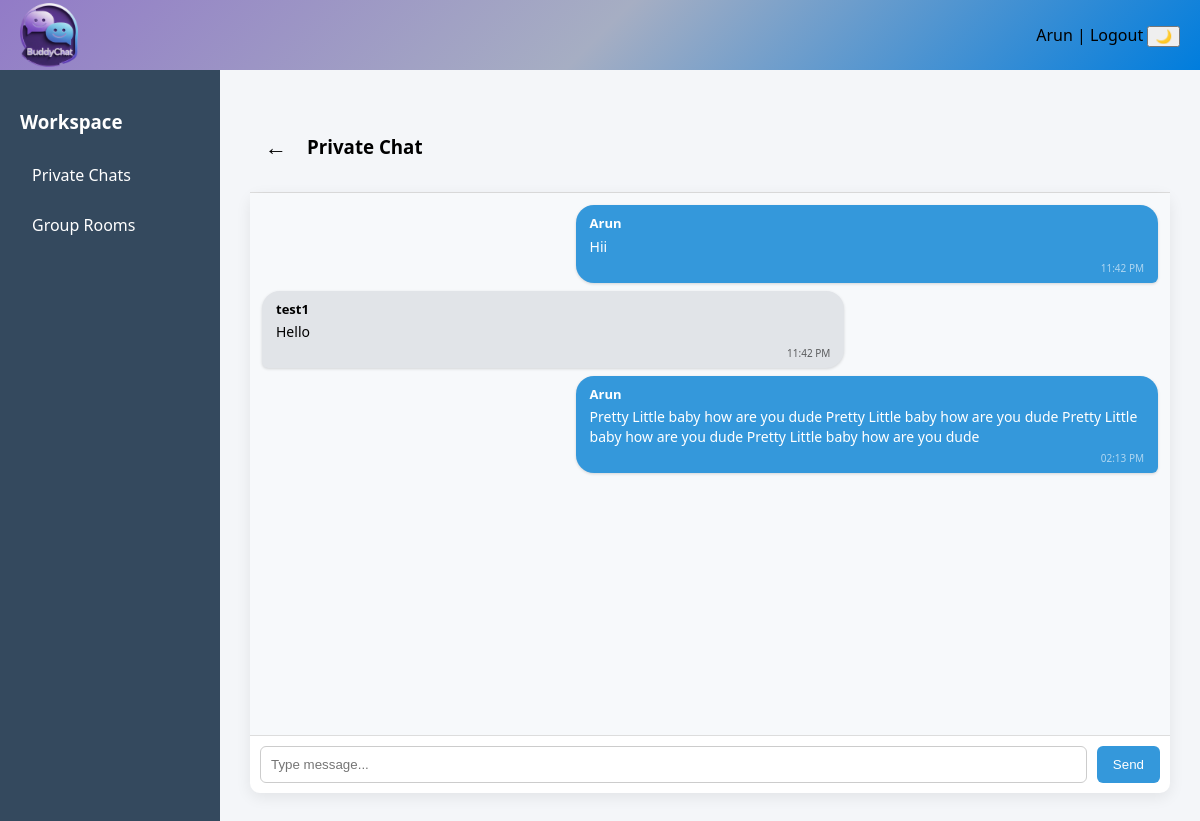
The page /chat/private_1_4/ (signed in) on the database its author committed.
### myapp/models.py (models this page shows, shortened)
class Message(models.Model):
    user = models.ForeignKey(User,on_delete=models.CASCADE)
    room = models.ForeignKey(Room,on_delete=models.CASCADE,related_name="messages")
    content = models.TextField()
    timestamp = models.DateTimeField(auto_now_add=True)

### myapp/views.py (the view)
# urls.py: path('chat/<str:room_name>/',views.room,name='chat_room'),
@login_required
def room(request, room_name):
    if room_name.startswith("private_"):
        try:
            _, id1, id2 = room_name.split("_")
            id1 = int(id1)
            id2 = int(id2)
            if request.user.id not in [id1, id2]:
                return HttpResponseForbidden("You are not allowed to access this private chat.")
        except:
            return HttpResponseForbidden("Invalid private room.")
    room = get_object_or_404(Room, name=room_name)
    messages = room.messages.order_by('timestamp')[:50]
    return render(
        request,
        'chat_room.html',
        {
            'room_name': room_name,
            'messages': messages
        }
    )

### myapp/templates/chat_room.html (shortened to what this page needs)
{% extends "base.html" %}
{% block content %}
<div class="chat-header">
    {% if room_name|slice:":8" == "private_" %}
        <a href="{% url 'user_list' %}" class="back-btn">←</a>
        <h3>Private Chat</h3>
    {% else %}
        <a href="{% url 'rooms' %}" class="back-btn">←</a>
        <h3>Group: {{ room_name }}</h3>
    {% endif %}
</div>
<div class="chat-container">
    <div id="chat-box" class="chat-box">
        {% for message in messages %}
        <div class="{% if message.user == request.user %}message sent{% else %}message received{% endif %}">
            <strong>{{ message.user.username }}</strong>
            <div class="message-text">
                {{ message.content }}
            </div>
            <div class="timestamp">
                {{ message.timestamp|date:"h:i A" }}
            </div>
        </div>
        {% endfor %}
    </div>
    <div class="chat-input">
        <input type="text" id="message-input" placeholder="Type message...">
        <button onclick="sendMessage()">Send</button>
    </div>
</div>
{% endblock %}

### myapp/templates/base.html (shortened to what this page needs)
{% load static %}
<!DOCTYPE html>
<html>
<head>
    <link rel="stylesheet" href="{% static 'myapp/style.css' %}">
</head>
<body>
<div class="top-header">
    <div class="app-title">
    <img src="{% static 'myapp/images/buddychat-logo.png' %}"
         alt="BuddyChat"
         class="app-logo">
</div>
    <div class="user-actions">
        {{ request.user.username }} |
        <a href="{% url 'logout' %}" class="logout-link">Logout</a>
        <button id="theme-toggle">🌙</button>
    </div>
</div>
<div class="layout">
    <div class="sidebar">
        <h3>Workspace</h3>
        <a href="{% url 'user_list' %}">Private Chats</a>
        <a href="{% url 'rooms' %}">Group Rooms</a>
    </div>
    <div class="content">
        {% block content %}{% endblock %}
    </div>
</div>
</body>
</html>

### myapp/static/myapp/style.css (style rules this page uses)
* { box-sizing:border-box; }
a { text-decoration:none; color:inherit; }
body { margin:0; font-family:'Segoe UI',Tahoma,Geneva,Verdana,sans-serif; background:#eef2f7; }
.app-title { display:flex; align-items:center; height:100%; }
.app-logo { height:65px; max-height:65px; width:auto; object-fit:contain; }
.top-header { height:70px; background: linear-gradient(135deg,#927bc7,#a6aec3,#007ddd); display:flex; align-items:center; justify-content:space-between; padding:0 20px; }
.app-title { font-size:20px; font-weight:600; }
.user-actions { color:black; font-weight:500; }
.logout-link { color:black; }
.layout { display:flex; min-height:calc(100vh - 60px); }
.sidebar { width:220px; background:#34495e; color:white; padding:20px; }
.sidebar h3 { margin-bottom:20px; }
.sidebar a { display:block; padding:10px 12px; border-radius:6px; margin-bottom:8px; transition:0.2s; }
.content { flex:1; padding:30px; background:#f4f6f9; }
.chat-container { background:white; border-radius:10px; display:flex; flex-direction:column; height:75vh; box-shadow:0 4px 15px rgba(0,0,0,0.08); }
.chat-header { padding:15px; border-bottom:1px solid #ddd; font-weight:600; }
.chat-box { flex:1; padding:12px; overflow-y:auto; background:#f7f9fb; }
.message { padding:8px 14px; margin-bottom:8px; border-radius:18px; max-width:65%; font-size:14px; line-height:1.4; word-wrap:break-word; box-shadow:0 1px 3px rgba(0,0,0,0.15); }
.message strong { font-size:13px; }
.message-text { margin-top:6px; }
.message div { margin-top:4px; }
.sent { background:#3498db; color:white; margin-left:auto; border-bottom-right-radius:6px; }
.received { background:#e1e4e8; color:black; margin-right:auto; border-bottom-left-radius:6px; }
.back-btn { font-size:22px; font-weight:bold; margin-right:10px; cursor:pointer; }
.chat-header { display:flex; align-items:center; gap:10px; }
.timestamp { font-size:10px; opacity:0.6; margin-top:4px; text-align:right; }
.chat-input { display:flex; padding:10px; border-top:1px solid #ddd; }
.chat-input input { flex:1; padding:10px; border-radius:6px; border:1px solid #ccc; }
.chat-input button { margin-left:10px; padding:10px 16px; border:none; border-radius:6px; background:#3498db; color:white; cursor:pointer; }

### rows shown on the page
Message: user.username "Arun", content "Hii", timestamp "11:42 PM"
Message: user.username "test1", content "Hello", timestamp "11:42 PM"
Message: user.username "Arun", content "Pretty Little baby how are you dude Pretty Little baby how are you dude Pretty Little baby how are you dude Pretty Little baby how are you dude", timestamp "02:13 PM"

### other values the page prints
{{ request.user.username }} "Arun"
